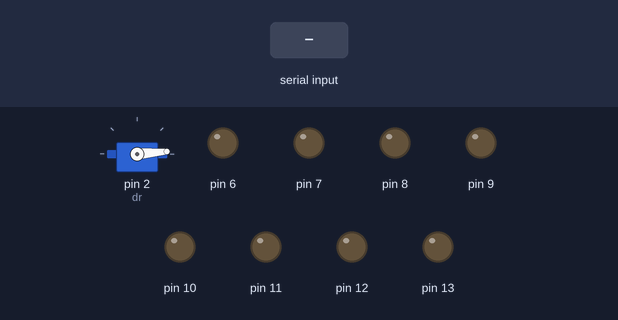
Bench run of a sketch on a simulated Arduino Uno, built with avr-gcc and run on an emulated ATmega328P. On the bench: servo, output pins drawn as LEDs (lit = HIGH). Dashed ring = blinking. The inputs (shaded band) are chosen by the test bench. What the sketch prints to the serial monitor is not drawn.

Above: at 10.2 s.
10.3 s: "30,150,10\n" received over Serial
At 11.4 s:
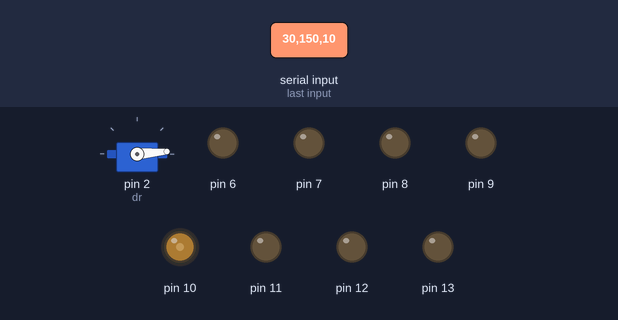
12.2 s: byte 101 ('e') received over Serial
At 12.5 s:
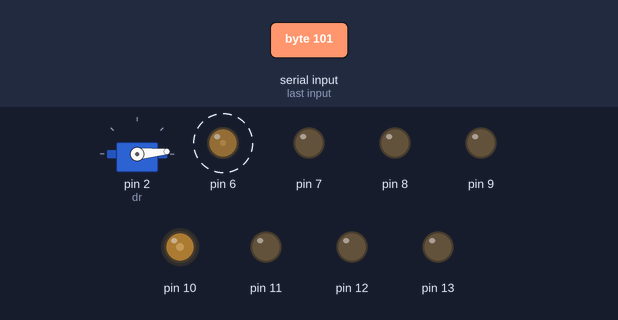
15.2 s: "h,45\n" received over Serial
At 16.4 s:
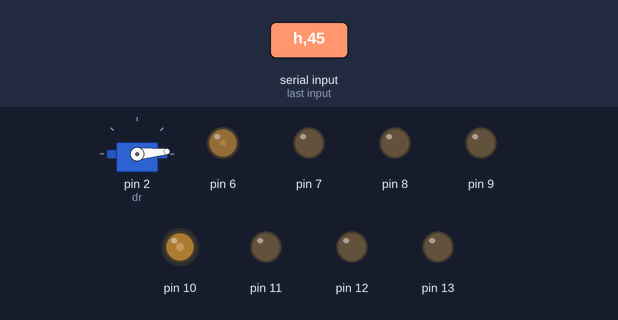
16.7 s: "30,150,10,200\n" received over Serial
At 17.29 s:
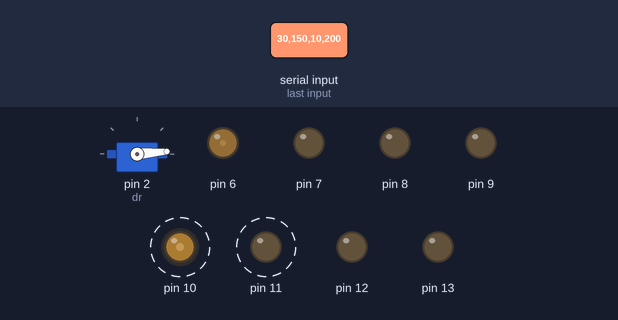
19.7 s: byte 97 ('a') received over Serial
At 20.0 s:
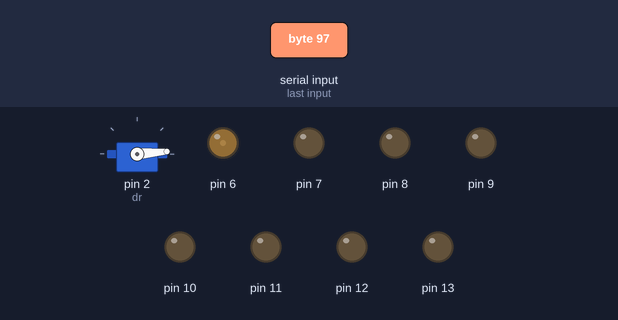
21.2 s: byte 98 ('b') received over Serial
At 22.3 s:
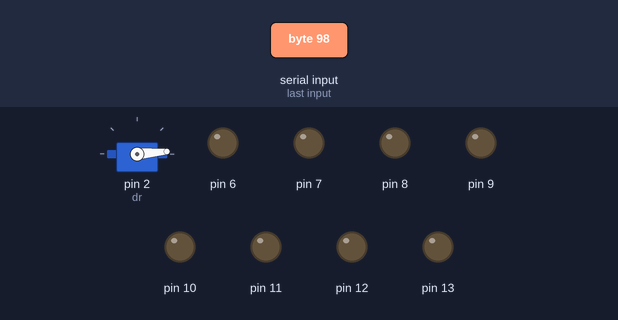
Timing chart, 0 to 23.7 s (numbered marks = the images above; inputs shaded):
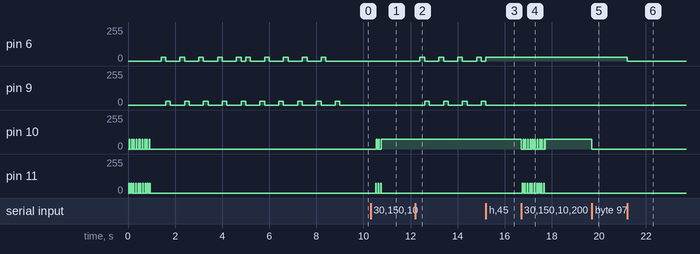

Measured:
- after the input at 10.3 s, pin 10: 0/255 → 75/255 after 0.45 s; pin 11: alternates 75/255 for 0.03 s and 0/255 for 0.08 s, 6 changes in all, then stays 0/255, starting after 0.23 s
- after the input at 12.2 s, pin 6: alternates 30/255 for 0.20 s and 0/255 for 0.60 s, starting after 0.20 s; pin 9: alternates 30/255 for 0.20 s and 0/255 for 0.60 s, starting after 0.40 s
- after the input at 15.2 s, pin 9: goes on until 15.2 s, then stays 0/255
- after the input at 16.7 s, pin 10: alternates 75/255 for 0.03 s and 0/255 for 0.08 s, 22 changes in all, then stays 75/255, starting at once; pin 11: alternates 75/255 for 0.03 s and 0/255 for 0.08 s, 20 changes in all, then stays 0/255, starting after 0.05 s
- after the input at 19.7 s, pin 10: 75/255 → 0/255 at once
- after the input at 21.2 s, pin 6: 30/255 → 0/255 at once

The sketch:

mainCode.ino
```cpp
#include <Servo.h>

Servo dr;
int tray = 75;
int xgrid = 30;

int sptr = 25;
int spxg = 200;

int stTR = 0;
int stXG = 0;

void setup() {
pinMode(13, OUTPUT);
pinMode(12, OUTPUT);
pinMode(11, OUTPUT);
pinMode(10, OUTPUT);
pinMode(9, OUTPUT);
pinMode(8, OUTPUT);
pinMode(7, OUTPUT);
pinMode(6, OUTPUT);
Serial.begin(9600);
dr.attach(2);
dr.write(5);
rPoTr(20);
rNeTr(20);
rPoXg(20);
rNeXg(20);
turnOffTr();
turnOffXg();
Serial.println("Program Started!");
}

char state;
int value;

void loop() {
  if(Serial.available() > 0)
  {
    state = Serial.read();
    Serial.println(state);
    if(state == '1')
    {
      rPoTr(1);
    }
    else if(state == '2')
    {
      rNeTr(1);
    }
    else if(state == '3')
    {
      rPoXg(1);
    }
    else if(state == '4')
    {
      rNeXg(1);
    }
    else if(state == '5')
    {
      while(1)
      {
        value = Serial.parseInt();
        if(value > 0)
        {
          rPoTr(value);
          break;
        }
      }
    }
    else if(state == '6')
    {
      while(1)
      {
        value = Serial.parseInt();
        if(value > 0)
        {
          rNeTr(value);
          break;
        }
      }
    }
    else if(state == '7')
    {
      while(1)
      {
        value = Serial.parseInt();
        if(value > 0)
        {
          rPoXg(value);
          break;
        }
      }
    }
    else if(state == '8')
    {
      while(1)
      {
        value = Serial.parseInt();
        if(value > 0)
        {
          rNeXg(value);
          break;
        }
      }
    }
    else if(state == '9')
    {
      while(1)
      {
        value = Serial.parseInt();
        if(value >= 1)
        {
          if(value == 1)
          {
            drill(500);
          }
          else if(value == 2)
          {
            drill(1000);
          }
          else if(value == 3)
          {
            drill(2000);
          }
          break;
        }
      }
    }
    else if(state == 'a')
    {
      turnOffTr();
    }
    else if(state == 'b')
    {
      turnOffXg();
    }
    else if(state == 'c')
    {
      while(1)
      {
        rPoTr(1);
        if(Serial.read() == 'h')
        {
          turnOffTr();
          break;
        }
      }
    }
    else if(state == 'd')
    {
      while(1)
      {
        rNeTr(1);
        if(Serial.read() == 'h')
        {
          turnOffTr();
          break;
        }
      }
    }
    else if(state == 'e')
    {
      while(1)
      {
        rPoXg(1);
        if(Serial.read() == 'h')
        {
          turnOffXg();
          break;
        }
      }
    }
    else if(state == 'f')
    {
      while(1)
      {
        rNeXg(1);
        if(Serial.read() == 'h')
        {
          turnOffXg();
          break;
        }
      }
    }
    else if(state == 'q')
    {
      dDown();
    }
    else if(state == 'w')
    {
      dUp();
    }
  }

}

void rPoTr(int steps) // Positive direction -
{
  for(int i=0;i<steps;i++)
  {
    if(stTR == 0)
    {
     analogWrite(13, 0);
     analogWrite(12, tray);
     analogWrite(11, 0);
     analogWrite(10, 0);
     stTR = 1;
     delay(sptr);
    }
    else if(stTR == 1)
    {
     analogWrite(13, 0);
     analogWrite(12, 0);
     analogWrite(11, tray);
     analogWrite(10, 0);
     stTR = 2;
     delay(sptr);
    }
    else if(stTR == 2)
    {
     analogWrite(13, 0);
     analogWrite(12, 0);
     analogWrite(11, 0);
     analogWrite(10, tray);
     stTR = 3;
     delay(sptr);
    }
    else if(stTR == 3)
    {
      analogWrite(13, tray);
      analogWrite(12, 0);
      analogWrite(11, 0);
      analogWrite(10, 0);
      stTR = 0;
      delay(sptr);
    }
  }
  Serial.print('y');
}

void rNeTr(int steps) // Negative direction -
{
  for(int i=0;i<steps;i++)
  {
    if(stTR == 0)
    {
     analogWrite(13, 0);
     analogWrite(12, 0);
     analogWrite(11, 0);
     analogWrite(10, tray);
     stTR = 3;
     delay(sptr);
    }
    else if(stTR == 1)
    {
     analogWrite(13, tray);
     analogWrite(12, 0);
     analogWrite(11, 0);
     analogWrite(10, 0);
     stTR = 0;
     delay(sptr);
    }
    else if(stTR == 2)
    {
     analogWrite(13, 0);
     analogWrite(12, tray);
     analogWrite(11, 0);
     analogWrite(10, 0);
     stTR = 1;
     delay(sptr);
    }
    else if(stTR == 3)
    {
      analogWrite(13, 0);
      analogWrite(12, 0);
      analogWrite(11, tray);
      analogWrite(10, 0);
      stTR = 2;
      delay(sptr);
    }
  }
  Serial.print('y');
}

//////////////////////////////////////////////////////////
void rPoXg(int steps) // Positive direction -
{
  for(int i=0;i<steps;i++)
  {
    if(stXG == 0)
    {
     analogWrite(9, 0);
     analogWrite(8, xgrid);
     analogWrite(7, 0);
     analogWrite(6, 0);
     stXG = 1;
     delay(spxg);
    }
    else if(stXG == 1)
    {
     analogWrite(9, 0);
     analogWrite(8, 0);
     analogWrite(7, xgrid);
     analogWrite(6, 0);
     stXG = 2;
     delay(spxg);
    }
    else if(stXG == 2)
    {
     analogWrite(9, 0);
     analogWrite(8, 0);
     analogWrite(7, 0);
     analogWrite(6, xgrid);
     stXG = 3;
     delay(spxg);
    }
    else if(stXG == 3)
    {
      analogWrite(9, xgrid);
      analogWrite(8, 0);
      analogWrite(7, 0);
      analogWrite(6, 0);
      stXG = 0;
      delay(spxg);
    }
  }
  Serial.print('y');
}

void rNeXg(int steps) // Negative direction -
{
  for(int i=0;i<steps;i++)
  {
    if(stXG == 0)
    {
     analogWrite(9, 0);
     analogWrite(8, 0);
     analogWrite(7, 0);
     analogWrite(6, xgrid);
     stXG = 3;
     delay(spxg);
    }
    else if(stXG == 1)
    {
     analogWrite(9, xgrid);
     analogWrite(8, 0);
     analogWrite(7, 0);
     analogWrite(6, 0);
     stXG = 0;
     delay(spxg);
    }
    else if(stXG == 2)
    {
     analogWrite(9, 0);
     analogWrite(8, xgrid);
     analogWrite(7, 0);
     analogWrite(6, 0);
     stXG = 1;
     delay(spxg);
    }
    else if(stXG == 3)
    {
      analogWrite(9, 0);
      analogWrite(8, 0);
      analogWrite(7, xgrid);
      analogWrite(6, 0);
      stXG = 2;
      delay(spxg);
    }
  }
  Serial.print('y');
}

/////////////////////////////////////////////////

void turnOffTr()
{
  analogWrite(13, 0);
  analogWrite(12, 0);
  analogWrite(11, 0);
  analogWrite(10, 0);
}
void turnOffXg()
{
  analogWrite(9, 0);
  analogWrite(8, 0);
  analogWrite(7, 0);
  analogWrite(6, 0);
}

void drill(int del)
{
  dr.write(60);
  delay(del);
  dr.write(5);
}
void dDown()
{
  dr.write(40);
}
void dUp()
{
  dr.write(5);
}
```
